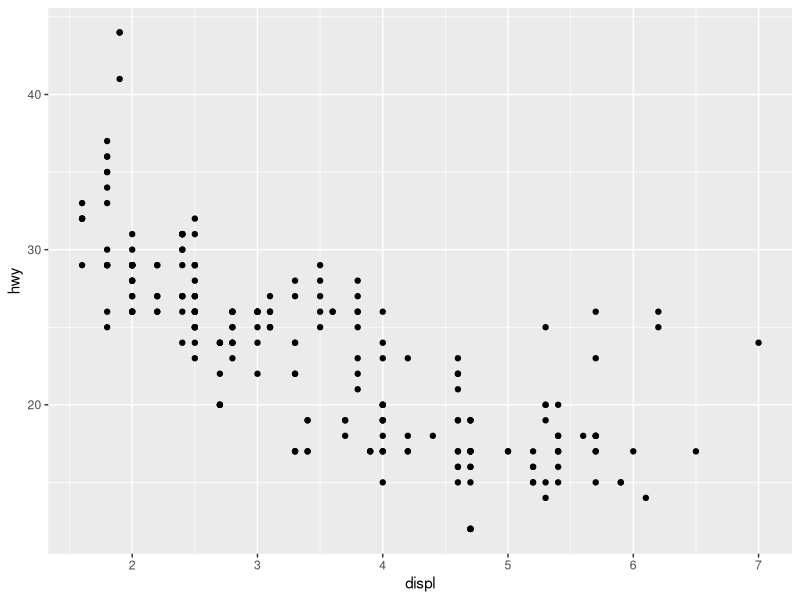
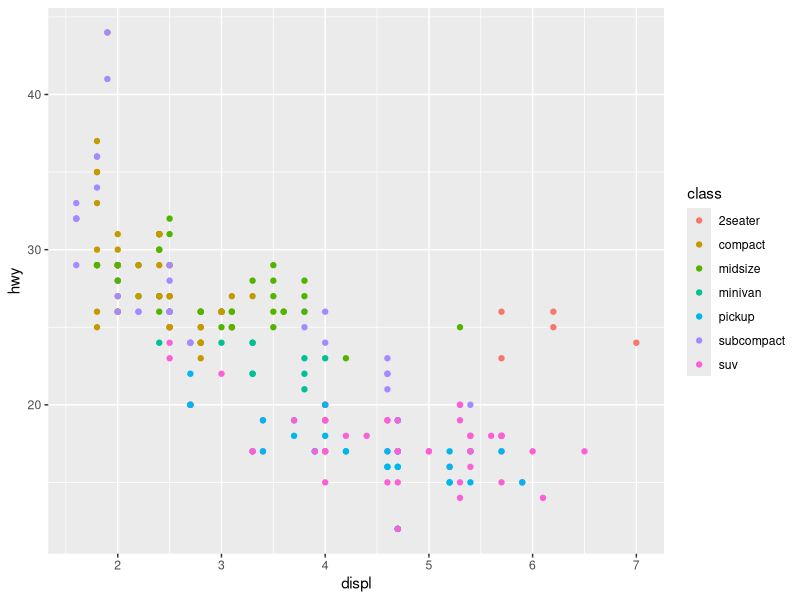
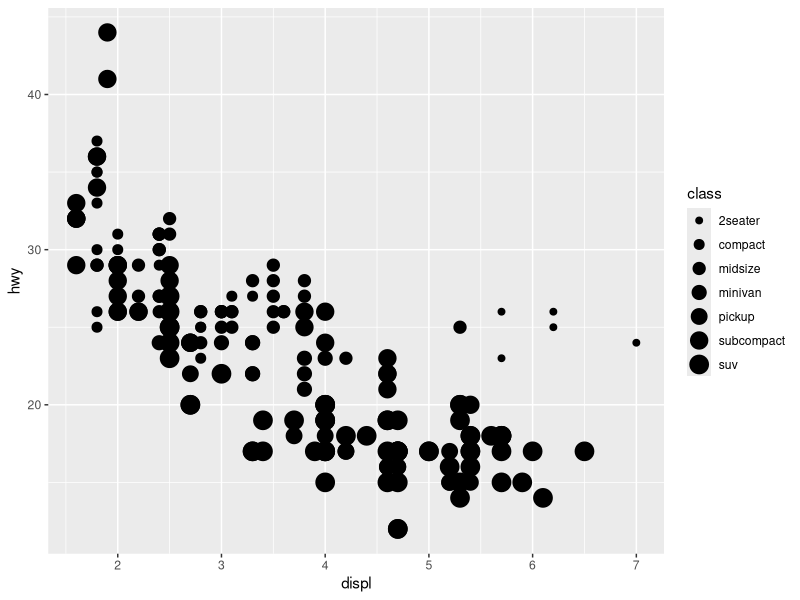
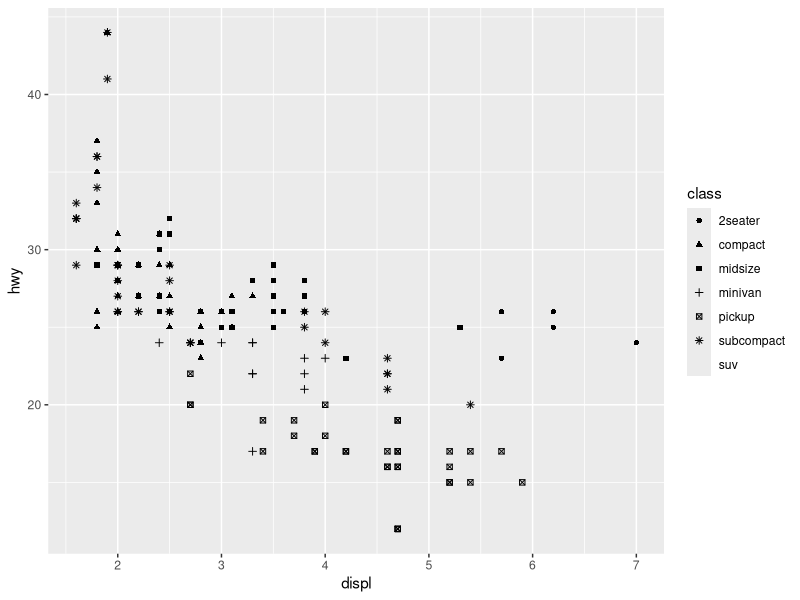
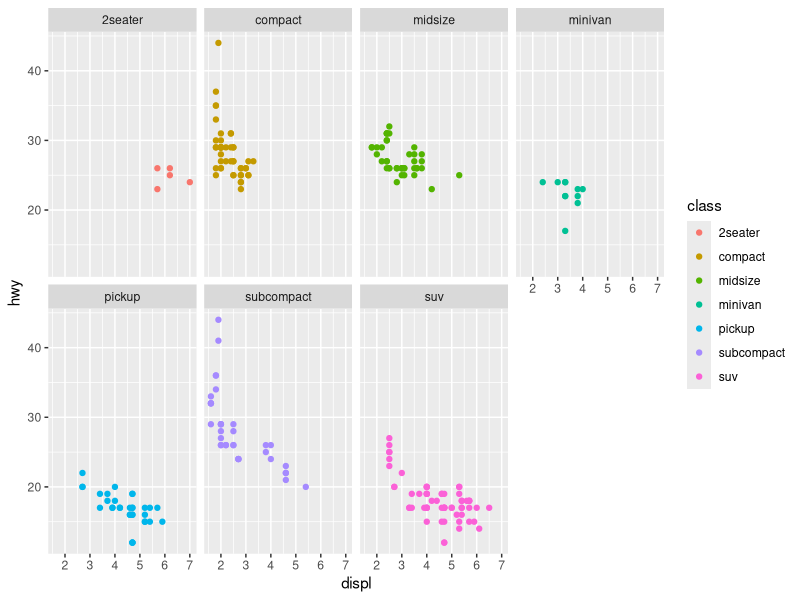
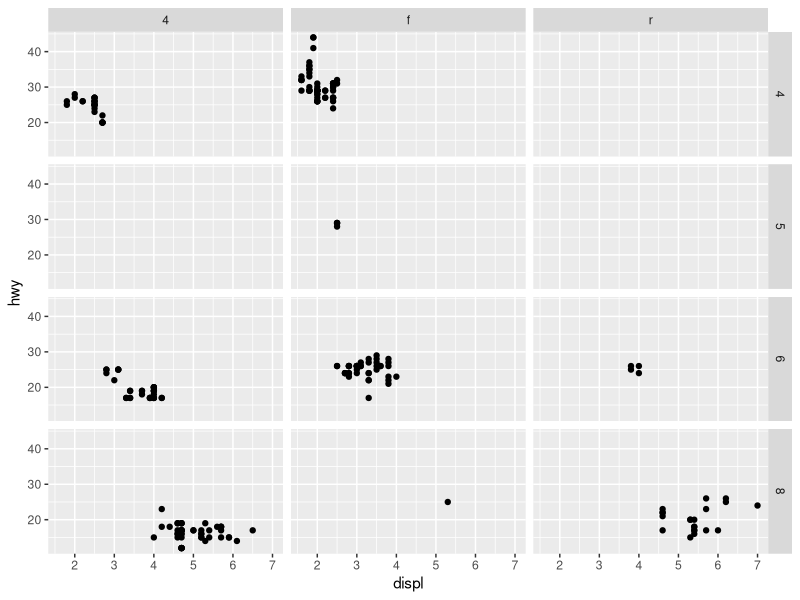
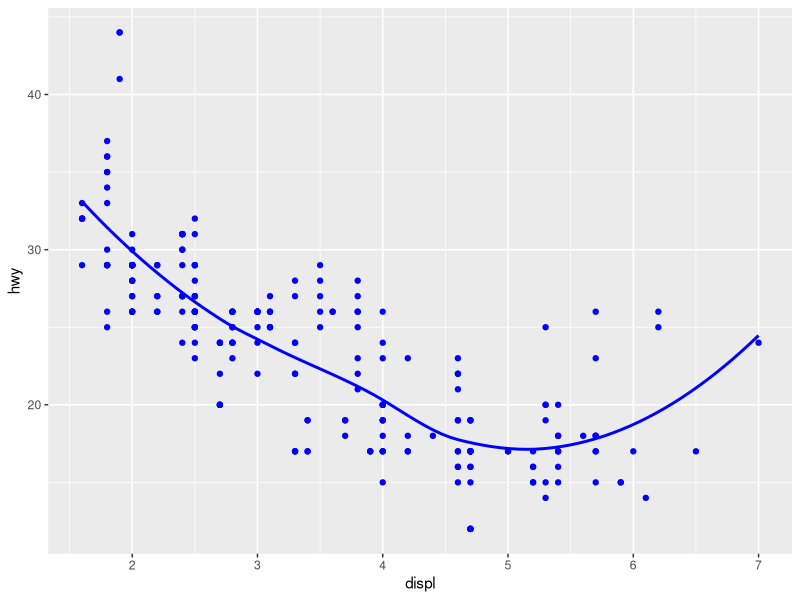
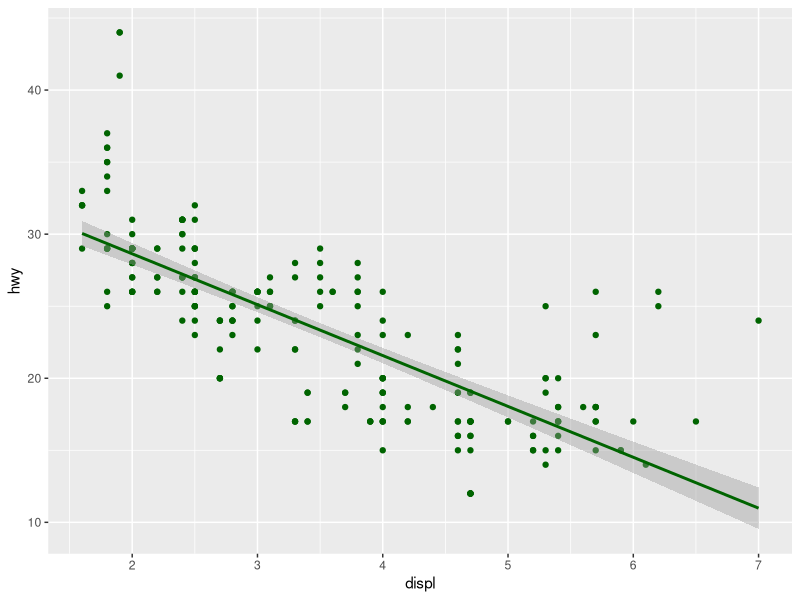

Reproduce these figures in R, in order.
## ---- chunk 1
# install package bila diperlukan
#install.packages("ggplot2")

# load package
library(ggplot2)
## ---- chunk 2
head(mpg)
summary(mpg)
## ---- chunk 3
ggplot(data = mpg) + 
  geom_point(mapping = aes(x = displ, y = hwy))
## ---- chunk 4
ggplot(data = mpg) + 
  geom_point(mapping = aes(x = displ, y = hwy, color = class))
## ---- chunk 5
ggplot(data = mpg) + 
  geom_point(mapping = aes(x = displ, y = hwy, size = class))
## ---- chunk 6
ggplot(data = mpg) + 
  geom_point(mapping = aes(x = displ, y = hwy, shape = class))
## ---- chunk 7
ggplot(data = mpg) + 
  geom_point(mapping = aes(x = displ, y = hwy, color = class)) +
  facet_wrap(~class, ncol = 4)
## ---- chunk 8
ggplot(data = mpg) + 
  geom_point(mapping = aes(x = displ, y = hwy)) +
  facet_grid(cyl ~ drv)
## ---- chunk 9

ggplot(data = mpg) + 
  geom_point(mapping = aes(x = displ, y = hwy), color = "blue") +
  geom_smooth(mapping = aes(x = displ, y = hwy), method = "loess", se=FALSE, color="blue" )

ggplot(data = mpg) + 
  geom_point(mapping = aes(x = displ, y = hwy), color = "darkgreen") +
  geom_smooth(mapping = aes(x = displ, y = hwy), method = "lm", se=TRUE, color="darkgreen" )

## ---- chunk 10
ggplot(data = mpg) + 
  geom_point(mapping = aes(x = displ, y = hwy), color = "steelblue") +
  geom_smooth(mapping = aes(x = displ, y = hwy, color = drv), method = "loess", se=TRUE) 
## ---- chunk 11
ggplot(data = mpg) + 
  geom_bar(mapping = aes(x=manufacturer, fill = class)) +
  coord_flip()
## ---- chunk 12
ggplot(mpg) +
  geom_point(aes(x = displ, y = hwy, color = class)) +
  geom_smooth(aes(x = displ, y = hwy), se = TRUE) +
  labs(
    title = "Efisiensi bahan bakar menurun sesuai dengan ukuran mesin",
    subtitle = "Pengecualian untuk two seaters (sports cars) karena bobot yang ringan",
    caption = "Data dari fueleconomy.gov",
    x = "Ukuran mesin (L)",
    y = "Efisiensi bahan bakar di dalam tol (mpg)",
    colour = "Type mobil")
## ---- chunk 13
df <- data.frame(
  x = runif(50),
  y = runif(50)
)
ggplot(df) +
  geom_point(aes(x, y)) +
  labs(
    x = quote(sum(x[i] ^ 2, i == 1, n)),
    y = quote(alpha + beta + frac(delta, theta))
  )
